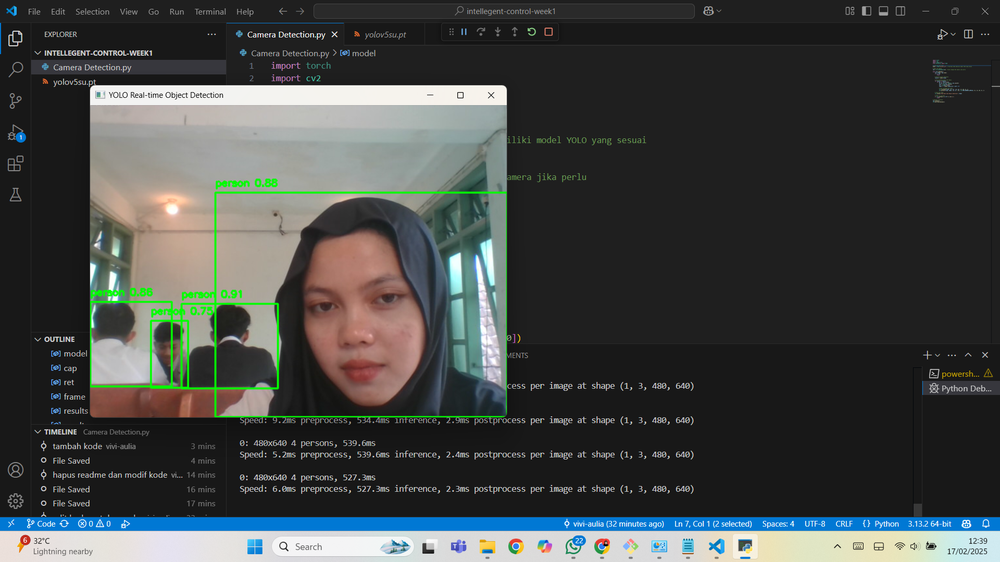
#> input picture Person detection.png, 1000 x 562 px, shrunk from 1920 x 1080 before the run, given in place of the camera
$ python 'color detection (red).py'
#> lines starting #> are read from the running program, lines starting #| are printed output that depends on the picture; after the words box and inside, x2 and y2 are one past the last pixel; in counts of white or black regions, pixels touching at a corner belong together
import cv2
import numpy as np

# Inisialisasi kamera
cap = cv2.VideoCapture(0)

while True:
    _, frame = cap.read()
#> frame is the input picture: shape (562, 1000, 3); mean B, G, R 68.1, 69.6, 66.1
    hsv = cv2.cvtColor(frame, cv2.COLOR_BGR2HSV)
#> hsv: shape (562, 1000, 3); mean H, S, V 22.6, 24.1, 75.5

    # Rentang warna merah dalam HSV
    lower_red1 = np.array([0, 120, 70])
    upper_red1 = np.array([10, 255, 255])
    lower_red2 = np.array([170, 120, 70])
    upper_red2 = np.array([180, 255, 255])

    # Masking untuk mendeteksi warna merah
    mask1 = cv2.inRange(hsv, lower_red1, upper_red1)
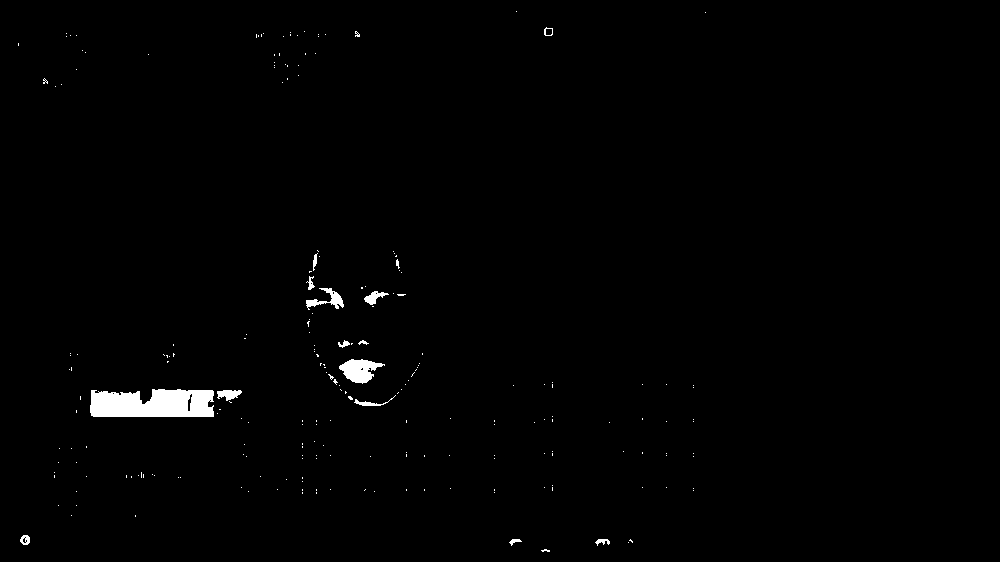
#> mask1: shape (562, 1000); 0.94% white; 222 white regions (207 under 20 px), largest, box (x1, y1, x2, y2) and area: (90, 389, 214, 417) 3024, (339, 359, 385, 384) 664, (306, 288, 344, 310) 307
    mask2 = cv2.inRange(hsv, lower_red2, upper_red2)
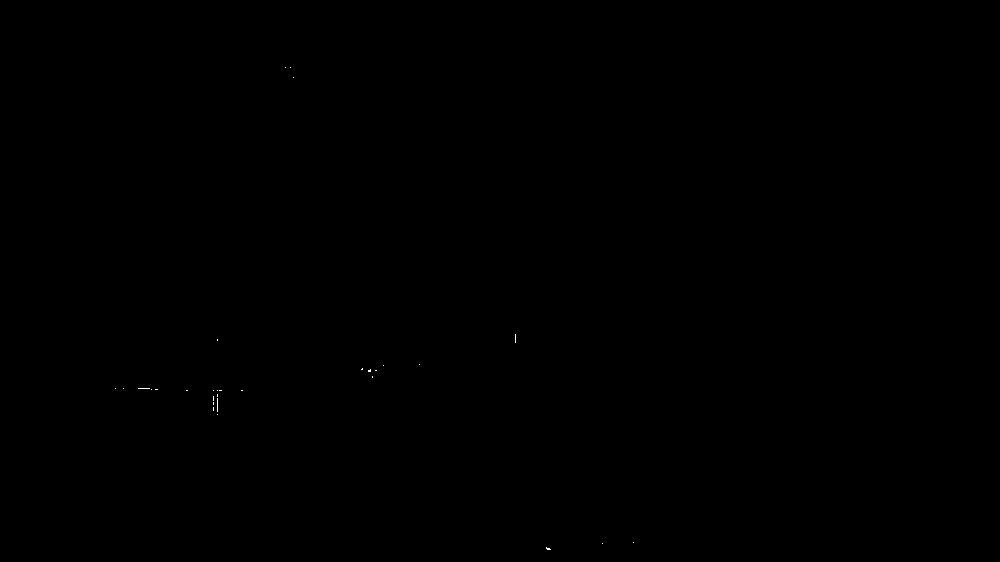
#> mask2: shape (562, 1000); 0.02% white in thin lines or dots, all inside (x1, y1, x2, y2) = (115, 67, 634, 550)
    mask = cv2.bitwise_or(mask1, mask2)
#> mask: shape (562, 1000); 0.96% white; 229 white regions (213 under 20 px), largest, box (x1, y1, x2, y2) and area: (90, 389, 214, 417) 3043, (339, 359, 385, 384) 679, (306, 288, 344, 310) 307

    result = cv2.bitwise_and(frame, frame, mask=mask)

    # Menampilkan hasil
    cv2.imshow("Frame", frame)
    cv2.imshow("Mask", mask)
    cv2.imshow("Result", result)

    if cv2.waitKey(1) & 0xFF == ord('q'):
#> (key q is pressed here)
        break

cap.release()
cv2.destroyAllWindows()

$ run again, on biru.png
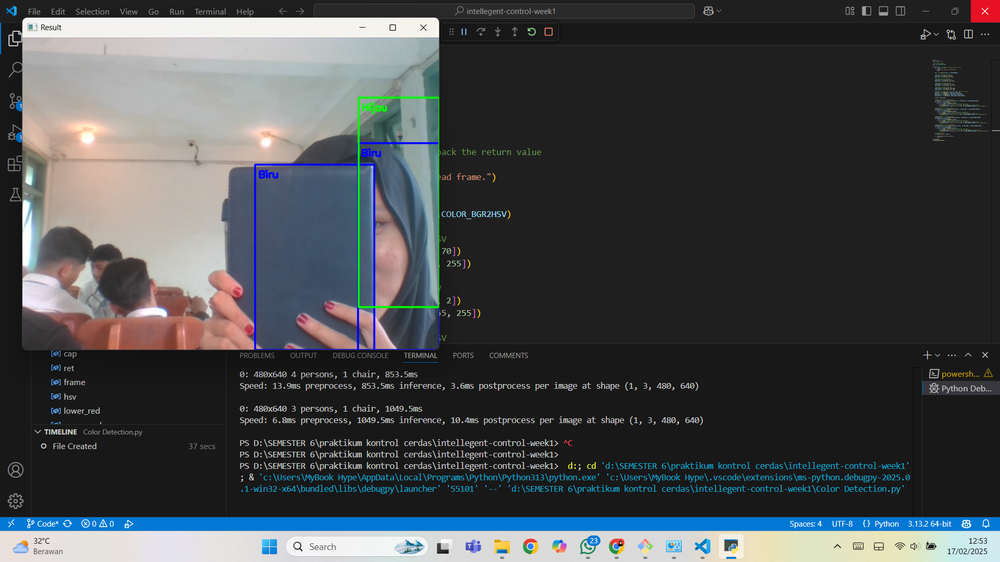
#> input picture biru.png, 1000 x 562 px, shrunk from 1920 x 1080 before the run, given in place of the camera
#> frame is the input picture: shape (562, 1000, 3); mean B, G, R 75.4, 73, 69.9
#> hsv: shape (562, 1000, 3); mean H, S, V 28.2, 27.3, 80.8
#> `mask1 = cv2.inRange(hsv, lower_red1, upper_red1)`:
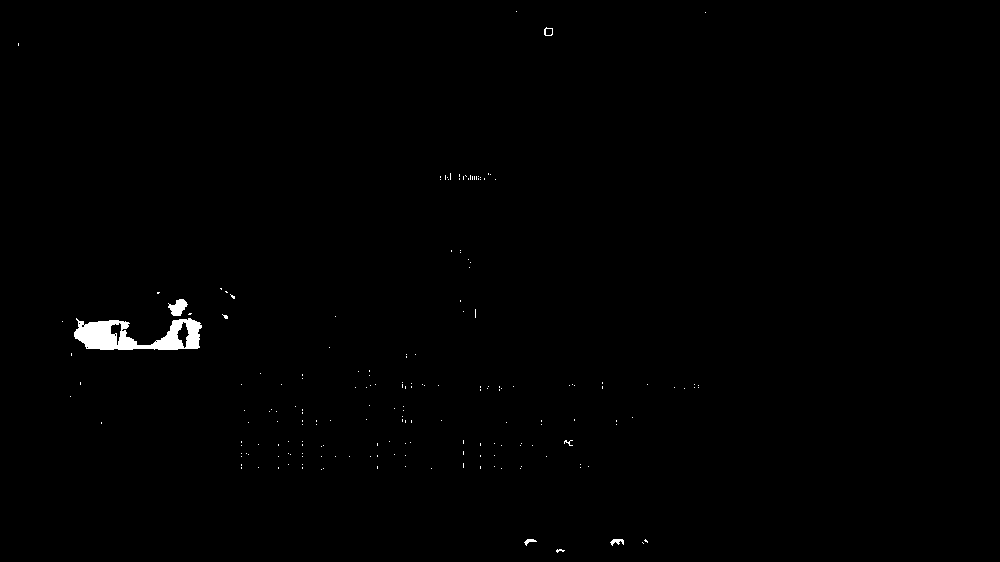
#> mask1: shape (562, 1000); 0.54% white; 192 white regions (186 under 20 px), largest, box (x1, y1, x2, y2) and area: (74, 318, 202, 350) 2340, (168, 299, 188, 316) 207, (610, 539, 624, 546) 57, (524, 539, 537, 546) 40, (544, 27, 553, 36) 35, (564, 440, 573, 446) 22
#> mask2: shape (562, 1000); 0.16% white; 16 white regions (11 under 20 px), largest, box (x1, y1, x2, y2) and area: (971, 0, 1000, 23) 655, (233, 287, 243, 300) 79, (244, 325, 254, 336) 78, (325, 302, 334, 310) 40, (298, 318, 306, 324) 28
#> `mask = cv2.bitwise_or(mask1, mask2)`:
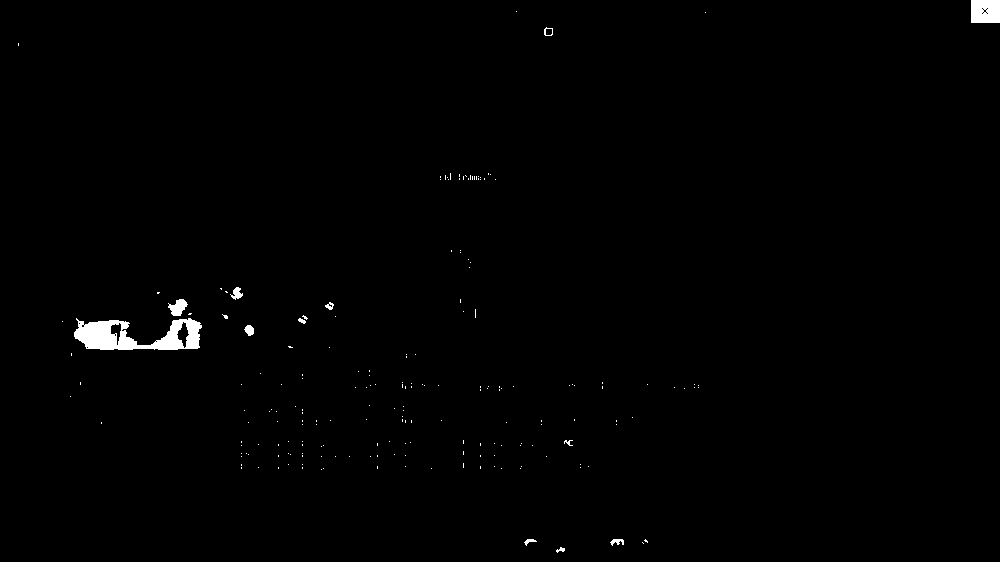
#> mask: shape (562, 1000); 0.71% white; 198 white regions (186 under 20 px), largest, box (x1, y1, x2, y2) and area: (74, 318, 202, 350) 2340, (971, 0, 1000, 23) 655, (168, 299, 188, 316) 207
